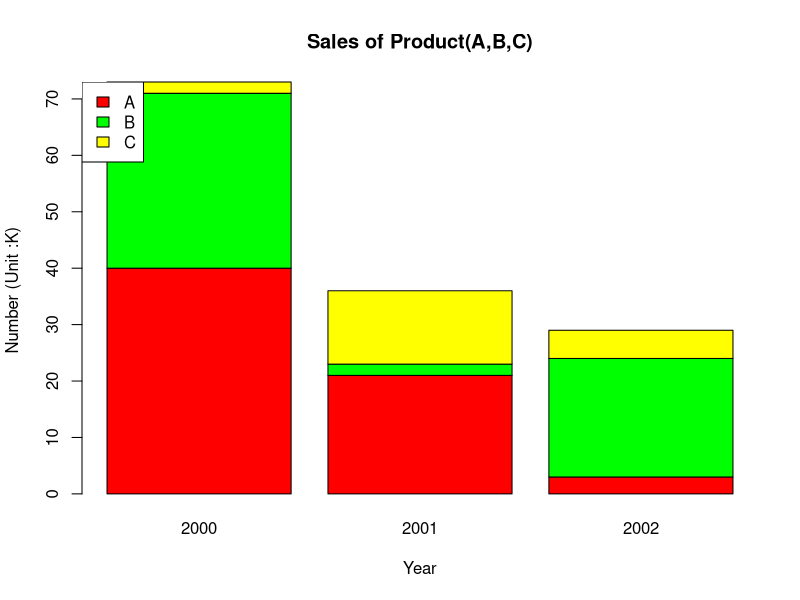

Here is the R script that generated this plot:
data <- data.frame(Y=c(2000,2001,2002),A=c(40,21,3),B=c(31,2,21),C=c(2,13,5))
data.mat <- as.matrix(data)[,2:4]
rownames(data.mat) <- data$Y
barplot(t(data.mat),
  main="Sales of Product(A,B,C)",
  xlab="Year",ylab="Number (Unit :K)",
  col=c("red","green","yellow")
)
legend("topleft",
  c("A","B","C"),
  fill=c("red","green","yellow")
)

